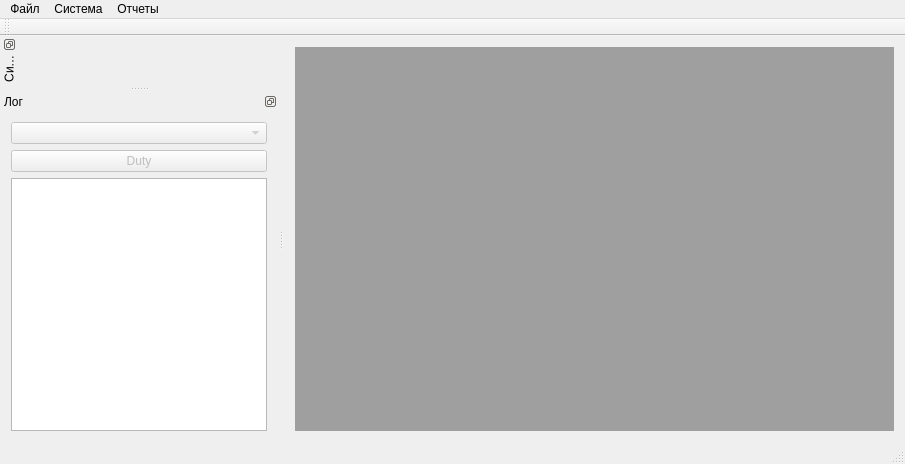
<?xml version="1.0" encoding="UTF-8"?>
<ui version="4.0">
 <class>MainWindow</class>
 <widget class="QMainWindow" name="MainWindow">
  <property name="geometry">
   <rect>
    <x>0</x>
    <y>0</y>
    <width>905</width>
    <height>464</height>
   </rect>
  </property>
  <property name="windowTitle">
   <string>Конфигуратор</string>
  </property>
  <property name="windowIcon">
   <iconset>
    <normaloff>:/munich/icons/munich-icons/ico/blue/project.ico</normaloff>:/munich/icons/munich-icons/ico/blue/project.ico</iconset>
  </property>
  <widget class="QWidget" name="centralWidget">
   <layout class="QHBoxLayout" name="horizontalLayout">
    <item>
     <widget class="QMdiArea" name="mdiArea">
      <property name="palette">
       <palette>
        <active>
         <colorrole role="WindowText">
          <brush brushstyle="SolidPattern">
           <color alpha="255">
            <red>0</red>
            <green>0</green>
            <blue>0</blue>
           </color>
          </brush>
         </colorrole>
         <colorrole role="Text">
          <brush brushstyle="SolidPattern">
           <color alpha="255">
            <red>0</red>
            <green>0</green>
            <blue>0</blue>
           </color>
          </brush>
         </colorrole>
         <colorrole role="ButtonText">
          <brush brushstyle="SolidPattern">
           <color alpha="255">
            <red>0</red>
            <green>0</green>
            <blue>0</blue>
           </color>
          </brush>
         </colorrole>
        </active>
        <inactive>
         <colorrole role="WindowText">
          <brush brushstyle="SolidPattern">
           <color alpha="255">
            <red>120</red>
            <green>120</green>
            <blue>120</blue>
           </color>
          </brush>
         </colorrole>
         <colorrole role="Text">
          <brush brushstyle="SolidPattern">
           <color alpha="255">
            <red>120</red>
            <green>120</green>
            <blue>120</blue>
           </color>
          </brush>
         </colorrole>
         <colorrole role="ButtonText">
          <brush brushstyle="SolidPattern">
           <color alpha="255">
            <red>120</red>
            <green>120</green>
            <blue>120</blue>
           </color>
          </brush>
         </colorrole>
        </inactive>
        <disabled>
         <colorrole role="WindowText">
          <brush brushstyle="SolidPattern">
           <color alpha="255">
            <red>120</red>
            <green>120</green>
            <blue>120</blue>
           </color>
          </brush>
         </colorrole>
         <colorrole role="Text">
          <brush brushstyle="SolidPattern">
           <color alpha="255">
            <red>120</red>
            <green>120</green>
            <blue>120</blue>
           </color>
          </brush>
         </colorrole>
         <colorrole role="ButtonText">
          <brush brushstyle="SolidPattern">
           <color alpha="255">
            <red>120</red>
            <green>120</green>
            <blue>120</blue>
           </color>
          </brush>
         </colorrole>
        </disabled>
       </palette>
      </property>
      <property name="acceptDrops">
       <bool>true</bool>
      </property>
      <property name="frameShape">
       <enum>QFrame::NoFrame</enum>
      </property>
      <property name="frameShadow">
       <enum>QFrame::Plain</enum>
      </property>
      <property name="sizeAdjustPolicy">
       <enum>QAbstractScrollArea::AdjustIgnored</enum>
      </property>
      <property name="viewMode">
       <enum>QMdiArea::SubWindowView</enum>
      </property>
      <property name="tabsClosable">
       <bool>true</bool>
      </property>
      <property name="tabsMovable">
       <bool>true</bool>
      </property>
      <property name="tabShape">
       <enum>QTabWidget::Rounded</enum>
      </property>
      <property name="tabPosition">
       <enum>QTabWidget::North</enum>
      </property>
     </widget>
    </item>
   </layout>
  </widget>
  <widget class="QMenuBar" name="menuBar">
   <property name="geometry">
    <rect>
     <x>0</x>
     <y>0</y>
     <width>905</width>
     <height>21</height>
    </rect>
   </property>
   <widget class="QMenu" name="menu">
    <property name="title">
     <string>Файл</string>
    </property>
   </widget>
   <widget class="QMenu" name="menuSystem">
    <property name="title">
     <string>Система</string>
    </property>
    <widget class="QMenu" name="menuTasks">
     <property name="title">
      <string>Задачи</string>
     </property>
    </widget>
    <widget class="QMenu" name="menuProjects">
     <property name="title">
      <string>Проекты</string>
     </property>
    </widget>
    <widget class="QMenu" name="menuEmployees">
     <property name="title">
      <string>Сотрудники</string>
     </property>
    </widget>
    <addaction name="menuProjects"/>
    <addaction name="menuTasks"/>
    <addaction name="menuEmployees"/>
   </widget>
   <widget class="QMenu" name="menuReports">
    <property name="title">
     <string>Отчеты</string>
    </property>
   </widget>
   <addaction name="menu"/>
   <addaction name="menuSystem"/>
   <addaction name="menuReports"/>
  </widget>
  <widget class="QToolBar" name="mainToolBar">
   <attribute name="toolBarArea">
    <enum>TopToolBarArea</enum>
   </attribute>
   <attribute name="toolBarBreak">
    <bool>false</bool>
   </attribute>
  </widget>
  <widget class="QStatusBar" name="statusBar"/>
  <widget class="QDockWidget" name="dockWidget">
   <property name="palette">
    <palette>
     <active>
      <colorrole role="Base">
       <brush brushstyle="SolidPattern">
        <color alpha="255">
         <red>255</red>
         <green>255</green>
         <blue>255</blue>
        </color>
       </brush>
      </colorrole>
      <colorrole role="Window">
       <brush brushstyle="SolidPattern">
        <color alpha="80">
         <red>0</red>
         <green>85</green>
         <blue>255</blue>
        </color>
       </brush>
      </colorrole>
     </active>
     <inactive>
      <colorrole role="Base">
       <brush brushstyle="SolidPattern">
        <color alpha="255">
         <red>255</red>
         <green>255</green>
         <blue>255</blue>
        </color>
       </brush>
      </colorrole>
      <colorrole role="Window">
       <brush brushstyle="SolidPattern">
        <color alpha="80">
         <red>0</red>
         <green>85</green>
         <blue>255</blue>
        </color>
       </brush>
      </colorrole>
     </inactive>
     <disabled>
      <colorrole role="Base">
       <brush brushstyle="SolidPattern">
        <color alpha="80">
         <red>0</red>
         <green>85</green>
         <blue>255</blue>
        </color>
       </brush>
      </colorrole>
      <colorrole role="Window">
       <brush brushstyle="SolidPattern">
        <color alpha="80">
         <red>0</red>
         <green>85</green>
         <blue>255</blue>
        </color>
       </brush>
      </colorrole>
     </disabled>
    </palette>
   </property>
   <property name="floating">
    <bool>false</bool>
   </property>
   <property name="features">
    <set>QDockWidget::DockWidgetFloatable|QDockWidget::DockWidgetMovable|QDockWidget::DockWidgetVerticalTitleBar</set>
   </property>
   <property name="windowTitle">
    <string>Система</string>
   </property>
   <attribute name="dockWidgetArea">
    <number>1</number>
   </attribute>
   <widget class="QWidget" name="dockWidgetContents">
    <layout class="QVBoxLayout" name="verticalLayout_4"/>
   </widget>
  </widget>
  <widget class="QDockWidget" name="dockWidget_7">
   <property name="sizePolicy">
    <sizepolicy hsizetype="Expanding" vsizetype="Preferred">
     <horstretch>0</horstretch>
     <verstretch>0</verstretch>
    </sizepolicy>
   </property>
   <property name="features">
    <set>QDockWidget::DockWidgetFloatable|QDockWidget::DockWidgetMovable</set>
   </property>
   <property name="allowedAreas">
    <set>Qt::AllDockWidgetAreas</set>
   </property>
   <property name="windowTitle">
    <string>Лог</string>
   </property>
   <attribute name="dockWidgetArea">
    <number>1</number>
   </attribute>
   <widget class="QWidget" name="dockWidgetContents_7">
    <layout class="QVBoxLayout" name="verticalLayout">
     <item>
      <widget class="QComboBox" name="comboBox">
       <property name="enabled">
        <bool>false</bool>
       </property>
      </widget>
     </item>
     <item>
      <widget class="QPushButton" name="bnDuty">
       <property name="enabled">
        <bool>false</bool>
       </property>
       <property name="text">
        <string>Duty</string>
       </property>
      </widget>
     </item>
     <item>
      <widget class="QTextEdit" name="textLog"/>
     </item>
    </layout>
   </widget>
  </widget>
 </widget>
 <layoutdefault spacing="6" margin="11"/>
 <resources>
  <include location="../res.qrc"/>
 </resources>
 <connections/>
</ui>
